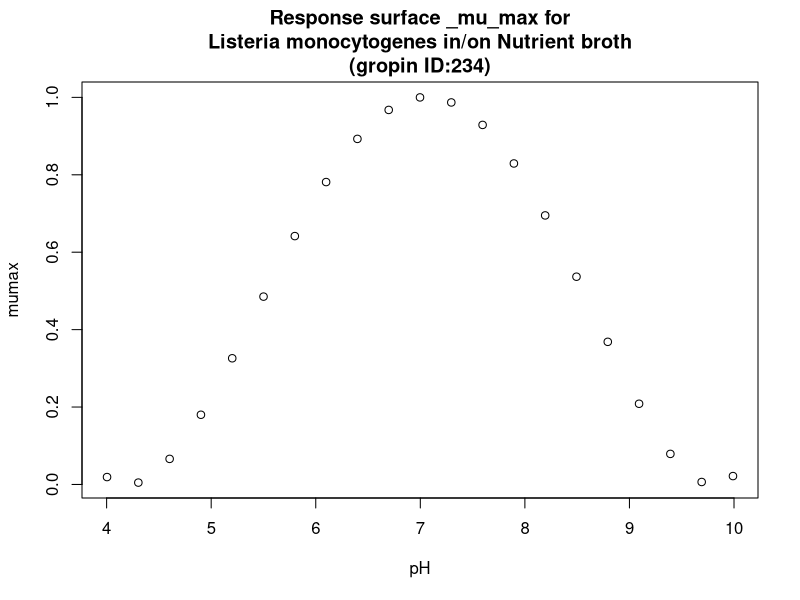

This chart was generated by the following R code:
#############################
# start of Parameter script
#############################
pH <- seq(4.004,9.99000999000999,length.out=21)
#############################
# end of Parameter script
#############################
############################# 
# start of Model script Gropin ID 234 
#############################
 
# constant coefficients for this model
mopt <- 1
pHmin <- 4.2
c2 <- 3.2000000000000001E-2
pHmax <- 9.8
pHopt <- 7
 
variables <- data.frame(pH)
argumentsPar <- unique.data.frame(expand.grid(variables))
 
# heart of the model
response_surface <- function(pH) {
   mumax <-mopt*(((pH-pHmin)*(1-exp(c2*(pH-pHmax))))/((pHopt-pHmin)*(1-exp(c2*(pHopt-pHmax)))))^2

	return(mumax=mumax)
} 

# output parameters
responseSurface <- cbind(argumentsPar,response_surface(argumentsPar['pH']))
colnames(responseSurface) <- c(colnames(argumentsPar),'mumax')
#############################
# End of Model script
#############################
############################# 
# start of Visualisation script Gropin ID 234 
#############################
titleText <-'Response surface _mu_max for
Listeria monocytogenes in/on Nutrient broth
(gropin ID:234)'
plot(pH,responseSurface$'mumax',xlab='pH',
                          ylab='mumax',main=titleText)
#############################
# End of Visualisation script
#############################
